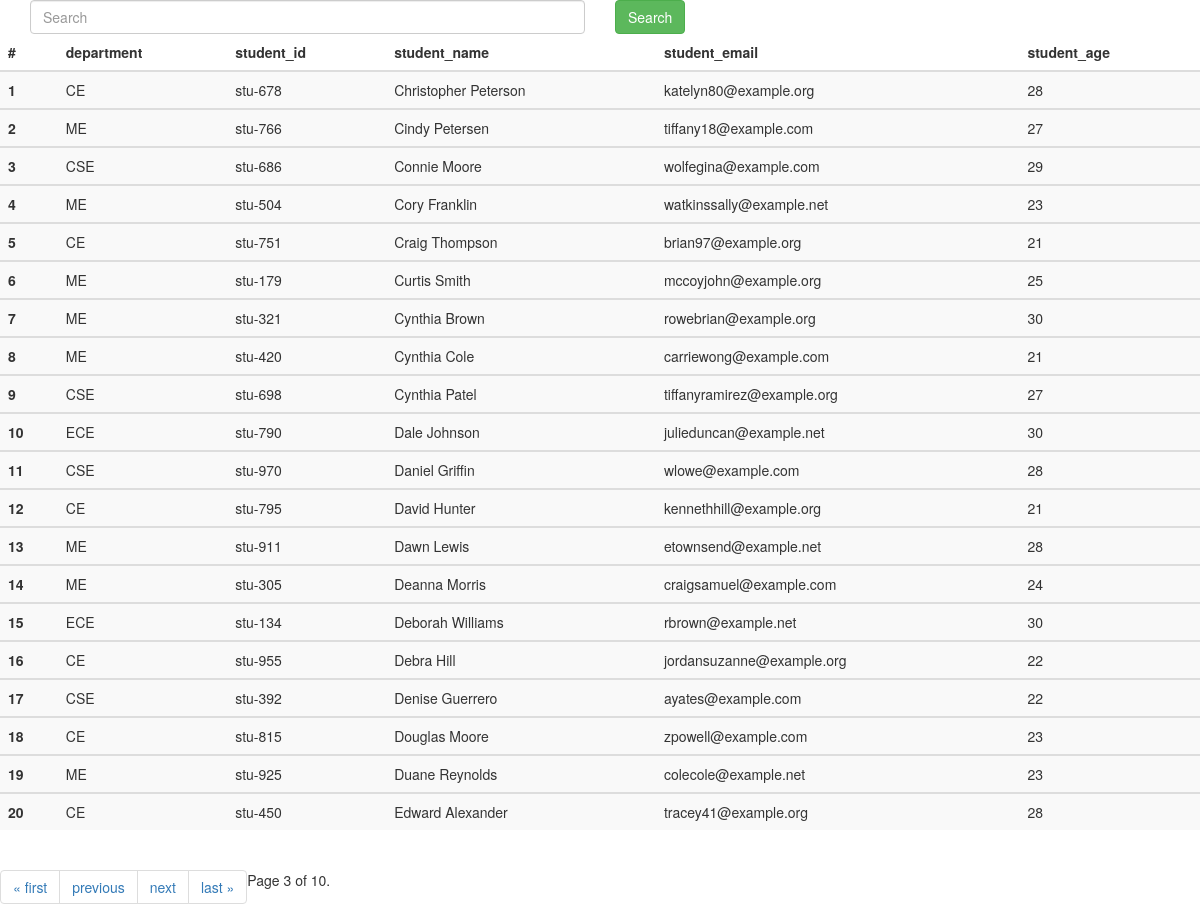
Page /student/?page=3 on the committed database.
### app/models.py (models this page shows, shortened)
class student(models.Model):
    department=models.ForeignKey(Department,related_name="depart",on_delete=models.CASCADE)
    student_id=models.OneToOneField(studentid,related_name="studentid",on_delete=models.CASCADE)
    student_name=models.CharField(max_length=100)
    student_email=models.EmailField(unique=True)
    student_age=models.IntegerField(default=18)
    student_address=models.TextField()
    class Meta:
        ordering=["student_name"]
        verbose_name="student"

class Department(models.Model):
    department= models.CharField(max_length=100)
    def __str__(self) -> str:
        return self.department
    class Meta:
        ordering=['department']

class studentid(models.Model):
    student_id=models.CharField(max_length=100)
    def __str__(self) -> str:
        return self.student_id

### app/views.py (the view)
# urls.py: path('student/',get_student,name='get_student'),
def get_student(request):
    queryset=student.objects.all()
    if request.GET.get('search'):
        search=request.GET.get('search')
        queryset=queryset.filter(student_name=search)
    paginator = Paginator(queryset, 20)  # Show 25 contacts per page.
    page_number = request.GET.get("page",1)
    page_obj = paginator.get_page(page_number)
    return render(request,"student.html",{'queryset':page_obj})

### app/templates/student.html (shortened to what this page needs)
<!DOCTYPE html>
<html lang="en">
<head>
    <link rel="stylesheet" href="https://maxcdn.bootstrapcdn.com/bootstrap/3.4.1/css/bootstrap.min.css">
</head>
<body>
    <div class="container mt-5">
        <form class="mb-4" >
        <div class="row">
            <div class="col-md-6">
                <input class="form-control" name="search" placeholder="Search">
            </div>
            <div class="col-md-6">
               <button class="btn btn-success" >Search</button>
            </div>
        </div>
    </form>
    </div>
    <div>
        <table class="table table-striped">
            <thead>
                <tr>
                    <th scope="col">#</th>
                    <th scope="col">department</th>
                    <th scope="col">student_id</th>
                    <th scope="col">student_name</th>
                    <th scope="col">student_email</th>
                    <th scope="col">student_age</th>
                </tr>
            </thead>
            <tbody>
                {% for student in queryset %}
                <tr>
                    <th scope="row">{{forloop.counter}}</th>
                    <td>{{student.department}} </td>
                    <td>{{student.student_id}}</td>
                    <td>{{student.student_name}}</td>
                    <td>{{student.student_email}}</td>
                    <td>{{student.student_age}}</td>
                </tr>
            </tbody>
            {% endfor %}
        </table>
    </div>
    <nav aria-label="Page navigation example">
        <ul class="pagination">
            {% if queryset.has_previous %}
            <li class="page-item"><a class="page-link" href="?page=1">&laquo; first</a></li>
            <li class="page-item"><a class="page-link" href="?page={{ queryset.previous_page_number }}">previous</a>
            </li>
            {% endif %}
            <span class="current">
                Page {{ queryset.number }} of {{ queryset.paginator.num_pages }}.
            </span>
            {% if queryset.has_next %}
            <li class="page-item"><a class="page-link" href="?page={{ queryset.next_page_number }}">next</a></li>
            <li class="page-item"><a class="page-link" href="?page={{ queryset.paginator.num_pages }}">last &raquo;</a>
            </li>
            {% endif %}
        </ul>
    </nav>
</body>
</html>

### rows in the picture
student: department "CE", student_id "stu-678", student_name "Christopher Peterson", student_email "katelyn80@example.org", student_age "28"
student: department "ME", student_id "stu-766", student_name "Cindy Petersen", student_email "tiffany18@example.com", student_age "27"
student: department "CSE", student_id "stu-686", student_name "Connie Moore", student_email "wolfegina@example.com", student_age "29"
student: department "ME", student_id "stu-504", student_name "Cory Franklin", student_email "watkinssally@example.net", student_age "23"
student: department "CE", student_id "stu-751", student_name "Craig Thompson", student_email "brian97@example.org", student_age "21"
student: department "ME", student_id "stu-179", student_name "Curtis Smith", student_email "mccoyjohn@example.org", student_age "25"
student: department "ME", student_id "stu-321", student_name "Cynthia Brown", student_email "rowebrian@example.org", student_age "30"
student: department "ME", student_id "stu-420", student_name "Cynthia Cole", student_email "carriewong@example.com", student_age "21"
student: department "CSE", student_id "stu-698", student_name "Cynthia Patel", student_email "tiffanyramirez@example.org", student_age "27"
student: department "ECE", student_id "stu-790", student_name "Dale Johnson", student_email "julieduncan@example.net", student_age "30"
student: department "CSE", student_id "stu-970", student_name "Daniel Griffin", student_email "wlowe@example.com", student_age "28"
student: department "CE", student_id "stu-795", student_name "David Hunter", student_email "kennethhill@example.org", student_age "21"
student: department "ME", student_id "stu-911", student_name "Dawn Lewis", student_email "etownsend@example.net", student_age "28"
student: department "ME", student_id "stu-305", student_name "Deanna Morris", student_email "craigsamuel@example.com", student_age "24"
student: department "ECE", student_id "stu-134", student_name "Deborah Williams", student_email "rbrown@example.net", student_age "30"
student: department "CE", student_id "stu-955", student_name "Debra Hill", student_email "jordansuzanne@example.org", student_age "22"
student: department "CSE", student_id "stu-392", student_name "Denise Guerrero", student_email "ayates@example.com", student_age "22"
student: department "CE", student_id "stu-815", student_name "Douglas Moore", student_email "zpowell@example.com", student_age "23"
student: department "ME", student_id "stu-925", student_name "Duane Reynolds", student_email "colecole@example.net", student_age "23"
student: department "CE", student_id "stu-450", student_name "Edward Alexander", student_email "tracey41@example.org", student_age "28"

### other values in the picture
{{ queryset.number }} "3"
{{ queryset.paginator.num_pages }} "10"
